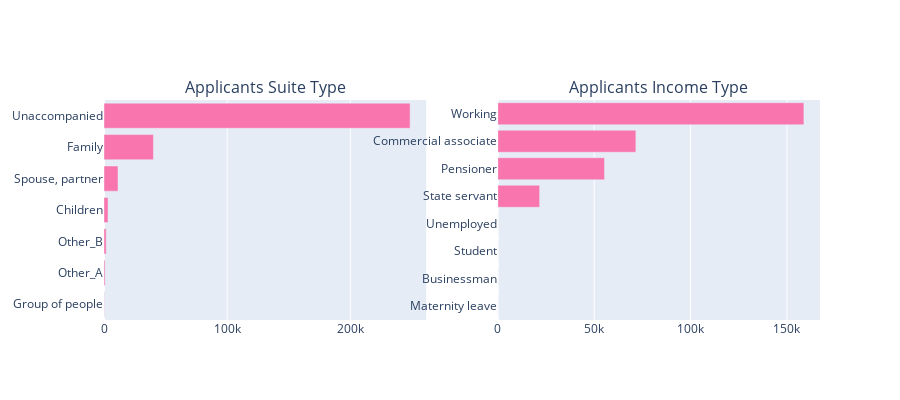

Notebook code cell kept with this figure:
### Markdown cell above
> About 70% of the applicants own Real Estate, while only 34% of applicants own Car who had applied for the loan in the past years. However, a higher percentage of people having payment difficulties was observed with applicants which did not owned Car or which did not owned Real Estate. 

### <a href="2.6">2.6 Suite Type and Income Type of Applicants </a>

### Code cell
tr0 = bar_hor(app_train, "NAME_TYPE_SUITE", "Distribution of CODE_GENDER Variable" ,"#f975ae", w=700, lm=100, return_trace= True)
tr1 = bar_hor(app_train, "NAME_INCOME_TYPE", "Distribution of CODE_GENDER Variable" ,"#f975ae", w=700, lm=100, return_trace= True)

fig = tools.make_subplots(rows=1, cols=2, print_grid=False, subplot_titles = ['Applicants Suite Type' , 'Applicants Income Type'])
fig.append_trace(tr0, 1, 1);
fig.append_trace(tr1, 1, 2);
fig['layout'].update(height=400, showlegend=False, margin=dict(l=100));
iplot(fig);

### Figure 1 — Plotly figure (JSON) as saved in the notebook; plotly's stock layout.template omitted (floating-point values rounded to 4 significant figures)
{"data": [{"marker": {"color": "#f975ae"}, "orientation": "h", "type": "bar", "x": [271, 866, 1770, 3267, 11370, 40149, 248526], "xaxis": "x", "y": ["Group of people", "Other_A", "Other_B", "Children", "Spouse, partner", "Family", "Unaccompanied"], "yaxis": "y"}, {"marker": {"color": "#f975ae"}, "orientation": "h", "type": "bar", "x": [5, 10, 18, 22, 21703, 55362, 71617, 158774], "xaxis": "x2", "y": ["Maternity leave", "Businessman", "Student", "Unemployed", "State servant", "Pensioner", "Commercial associate", "Working"], "yaxis": "y2"}], "layout": {"annotations": [{"font": {"size": 16}, "showarrow": false, "text": "Applicants Suite Type", "x": 0.225, "xanchor": "center", "xref": "paper", "y": 1, "yanchor": "bottom", "yref": "paper"}, {"font": {"size": 16}, "showarrow": false, "text": "Applicants Income Type", "x": 0.775, "xanchor": "center", "xref": "paper", "y": 1, "yanchor": "bottom", "yref": "paper"}], "height": 400, "margin": {"l": 100}, "showlegend": false, "xaxis": {"anchor": "y", "domain": [0, 0.45]}, "xaxis2": {"anchor": "y2", "domain": [0.55, 1]}, "yaxis": {"anchor": "x", "domain": [0, 1]}, "yaxis2": {"anchor": "x2", "domain": [0, 1]}}}
